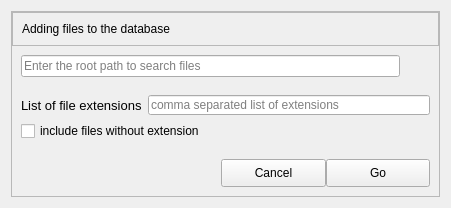
<?xml version="1.0" encoding="UTF-8"?>
<ui version="4.0">
 <class>scanDisk</class>
 <widget class="QWidget" name="scanDisk">
  <property name="geometry">
   <rect>
    <x>0</x>
    <y>0</y>
    <width>451</width>
    <height>207</height>
   </rect>
  </property>
  <property name="sizePolicy">
   <sizepolicy hsizetype="Preferred" vsizetype="Preferred">
    <horstretch>0</horstretch>
    <verstretch>0</verstretch>
   </sizepolicy>
  </property>
  <property name="windowTitle">
   <string>Search files to save in database</string>
  </property>
  <layout class="QVBoxLayout" name="verticalLayout_3">
   <item>
    <widget class="QFrame" name="dlg_frame">
     <property name="frameShape">
      <enum>QFrame::StyledPanel</enum>
     </property>
     <property name="frameShadow">
      <enum>QFrame::Raised</enum>
     </property>
     <layout class="QVBoxLayout" name="verticalLayout_2">
      <property name="spacing">
       <number>0</number>
      </property>
      <property name="leftMargin">
       <number>0</number>
      </property>
      <property name="topMargin">
       <number>0</number>
      </property>
      <property name="rightMargin">
       <number>0</number>
      </property>
      <property name="bottomMargin">
       <number>0</number>
      </property>
      <item>
       <widget class="QFrame" name="ttl_frame">
        <property name="sizePolicy">
         <sizepolicy hsizetype="Preferred" vsizetype="Fixed">
          <horstretch>0</horstretch>
          <verstretch>0</verstretch>
         </sizepolicy>
        </property>
        <property name="maximumSize">
         <size>
          <width>16777215</width>
          <height>16777215</height>
         </size>
        </property>
        <property name="frameShape">
         <enum>QFrame::StyledPanel</enum>
        </property>
        <property name="frameShadow">
         <enum>QFrame::Raised</enum>
        </property>
        <layout class="QHBoxLayout" name="horizontalLayout_4">
         <item>
          <widget class="QLabel" name="win_title">
           <property name="text">
            <string>Adding files to the database</string>
           </property>
          </widget>
         </item>
        </layout>
       </widget>
      </item>
      <item>
       <widget class="QFrame" name="path_frame">
        <layout class="QHBoxLayout" name="horizontalLayout">
         <item>
          <widget class="QLineEdit" name="root_dir">
           <property name="sizePolicy">
            <sizepolicy hsizetype="Expanding" vsizetype="Preferred">
             <horstretch>0</horstretch>
             <verstretch>0</verstretch>
            </sizepolicy>
           </property>
           <property name="text">
            <string notr="true"/>
           </property>
           <property name="placeholderText">
            <string notr="true">Enter the root path to search files</string>
           </property>
          </widget>
         </item>
         <item>
          <widget class="QToolButton" name="open_btn">
           <property name="sizePolicy">
            <sizepolicy hsizetype="Fixed" vsizetype="Fixed">
             <horstretch>22</horstretch>
             <verstretch>22</verstretch>
            </sizepolicy>
           </property>
           <property name="minimumSize">
            <size>
             <width>22</width>
             <height>22</height>
            </size>
           </property>
           <property name="text">
            <string/>
           </property>
           <property name="popupMode">
            <enum>QToolButton::InstantPopup</enum>
           </property>
           <property name="autoRaise">
            <bool>true</bool>
           </property>
          </widget>
         </item>
        </layout>
       </widget>
      </item>
      <item>
       <widget class="QFrame" name="ext_frame">
        <layout class="QVBoxLayout" name="verticalLayout">
         <item>
          <layout class="QHBoxLayout" name="horizontalLayout_5" stretch="0,1">
           <item>
            <widget class="QLabel" name="label_2">
             <property name="minimumSize">
              <size>
               <width>0</width>
               <height>20</height>
              </size>
             </property>
             <property name="font">
              <font>
               <pointsize>10</pointsize>
              </font>
             </property>
             <property name="text">
              <string>List of file extensions</string>
             </property>
            </widget>
           </item>
           <item>
            <widget class="QLineEdit" name="extensions">
             <property name="sizePolicy">
              <sizepolicy hsizetype="Expanding" vsizetype="Preferred">
               <horstretch>0</horstretch>
               <verstretch>0</verstretch>
              </sizepolicy>
             </property>
             <property name="minimumSize">
              <size>
               <width>0</width>
               <height>20</height>
              </size>
             </property>
             <property name="text">
              <string notr="true"/>
             </property>
             <property name="placeholderText">
              <string>comma separated list of extensions</string>
             </property>
            </widget>
           </item>
          </layout>
         </item>
         <item>
          <widget class="QCheckBox" name="no_ext">
           <property name="sizePolicy">
            <sizepolicy hsizetype="Preferred" vsizetype="Preferred">
             <horstretch>0</horstretch>
             <verstretch>0</verstretch>
            </sizepolicy>
           </property>
           <property name="minimumSize">
            <size>
             <width>0</width>
             <height>0</height>
            </size>
           </property>
           <property name="text">
            <string>include files without extension</string>
           </property>
           <property name="iconSize">
            <size>
             <width>0</width>
             <height>0</height>
            </size>
           </property>
          </widget>
         </item>
        </layout>
       </widget>
      </item>
      <item>
       <widget class="QFrame" name="btn_frame">
        <layout class="QHBoxLayout" name="horizontalLayout_2">
         <property name="spacing">
          <number>0</number>
         </property>
         <item>
          <spacer name="horizontalSpacer">
           <property name="orientation">
            <enum>Qt::Horizontal</enum>
           </property>
           <property name="sizeType">
            <enum>QSizePolicy::Fixed</enum>
           </property>
           <property name="sizeHint" stdset="0">
            <size>
             <width>200</width>
             <height>20</height>
            </size>
           </property>
          </spacer>
         </item>
         <item>
          <widget class="QPushButton" name="btnCancel">
           <property name="sizePolicy">
            <sizepolicy hsizetype="Minimum" vsizetype="Minimum">
             <horstretch>0</horstretch>
             <verstretch>0</verstretch>
            </sizepolicy>
           </property>
           <property name="minimumSize">
            <size>
             <width>0</width>
             <height>28</height>
            </size>
           </property>
           <property name="text">
            <string>Cancel</string>
           </property>
          </widget>
         </item>
         <item>
          <widget class="QPushButton" name="btnGo">
           <property name="sizePolicy">
            <sizepolicy hsizetype="Minimum" vsizetype="Minimum">
             <horstretch>0</horstretch>
             <verstretch>0</verstretch>
            </sizepolicy>
           </property>
           <property name="minimumSize">
            <size>
             <width>0</width>
             <height>28</height>
            </size>
           </property>
           <property name="text">
            <string>Go</string>
           </property>
          </widget>
         </item>
        </layout>
       </widget>
      </item>
     </layout>
    </widget>
   </item>
  </layout>
 </widget>
 <resources/>
 <connections/>
</ui>
